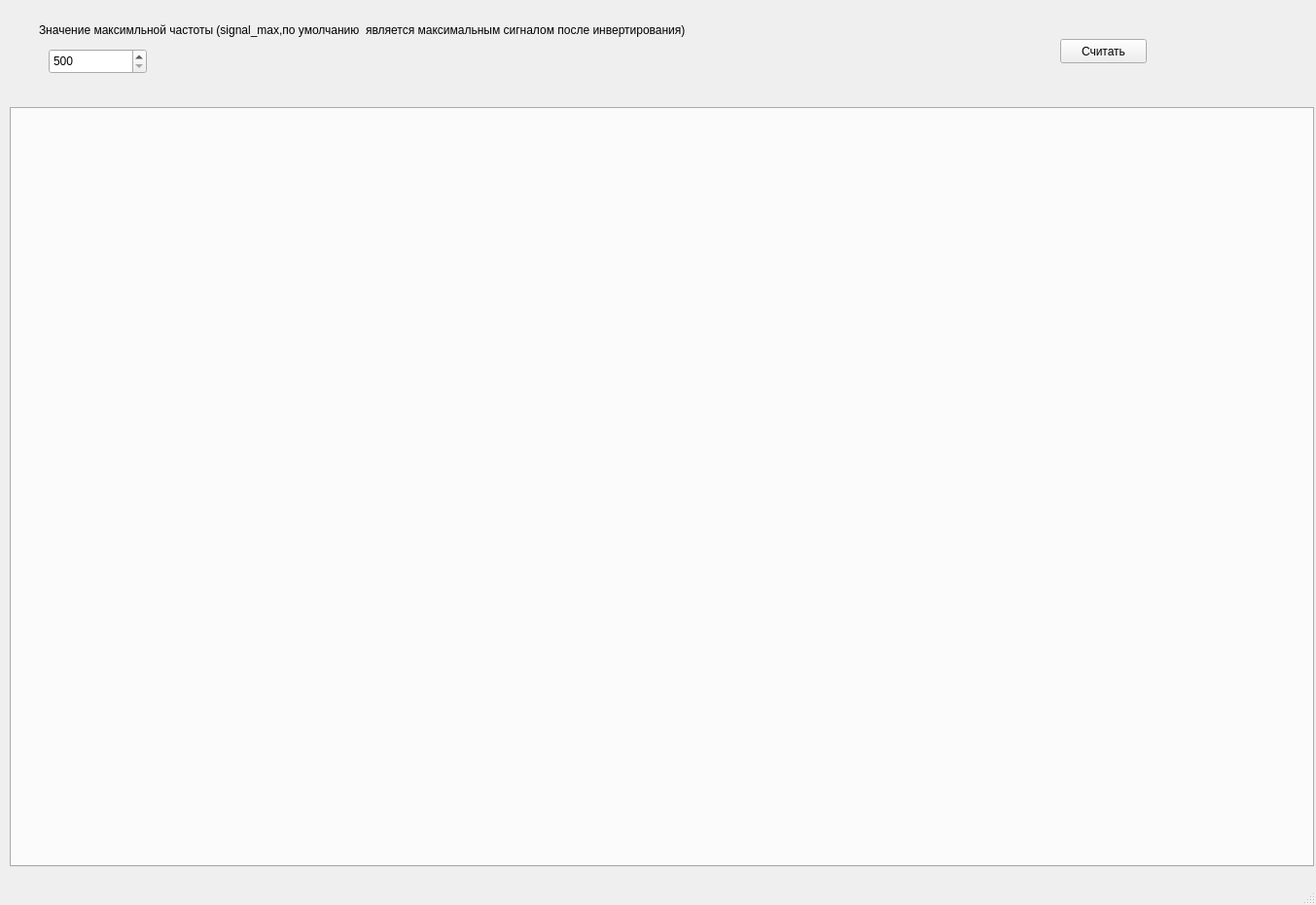
<?xml version="1.0" encoding="UTF-8"?>
<ui version="4.0">
 <class>MainWindow</class>
 <widget class="QMainWindow" name="MainWindow">
  <property name="geometry">
   <rect>
    <x>0</x>
    <y>0</y>
    <width>1353</width>
    <height>930</height>
   </rect>
  </property>
  <property name="windowTitle">
   <string>MainWindow</string>
  </property>
  <widget class="QWidget" name="centralwidget">
   <widget class="QPushButton" name="btnGo">
    <property name="geometry">
     <rect>
      <x>1090</x>
      <y>40</y>
      <width>89</width>
      <height>25</height>
     </rect>
    </property>
    <property name="text">
     <string>Считать</string>
    </property>
   </widget>
   <widget class="QTabWidget" name="tabGraphics">
    <property name="geometry">
     <rect>
      <x>10</x>
      <y>110</y>
      <width>1341</width>
      <height>781</height>
     </rect>
    </property>
   </widget>
   <widget class="QSpinBox" name="signalMax">
    <property name="geometry">
     <rect>
      <x>50</x>
      <y>50</y>
      <width>101</width>
      <height>26</height>
     </rect>
    </property>
    <property name="minimum">
     <number>500</number>
    </property>
    <property name="maximum">
     <number>65535</number>
    </property>
    <property name="value">
     <number>500</number>
    </property>
   </widget>
   <widget class="QLabel" name="label">
    <property name="geometry">
     <rect>
      <x>40</x>
      <y>10</y>
      <width>881</width>
      <height>41</height>
     </rect>
    </property>
    <property name="text">
     <string>Значение максимльной частоты (signal_max,по умолчанию  является максимальным сигналом после инвертирования)</string>
    </property>
   </widget>
  </widget>
  <widget class="QMenuBar" name="menubar">
   <property name="geometry">
    <rect>
     <x>0</x>
     <y>0</y>
     <width>1353</width>
     <height>22</height>
    </rect>
   </property>
  </widget>
  <widget class="QStatusBar" name="statusbar"/>
 </widget>
 <resources/>
 <connections/>
</ui>
